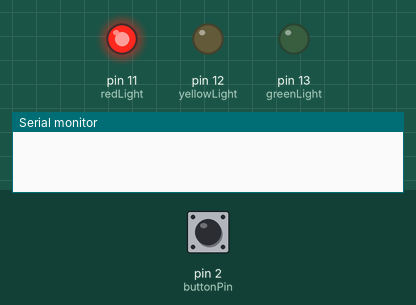
The sketch below on a simulated Arduino Uno, built with avr-gcc and run on an emulated ATmega328P. Shown: output pins drawn as LEDs (lit = HIGH), the last lines printed to the serial monitor. The test bench sets the inputs (shaded band); at power-on: pin 2 (buttonPin) HIGH.

Above: at 1.2 s.
1.3 s: pin 2 (buttonPin) pulled LOW for 0.15 s
At 5.3 s:
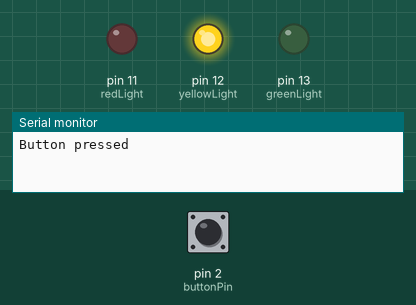
At 8.0 s:
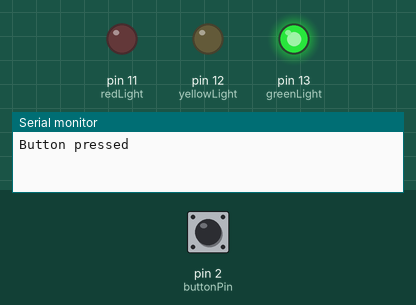
Timing chart, 0 to 18.5 s (numbered marks = the images above; inputs shaded):
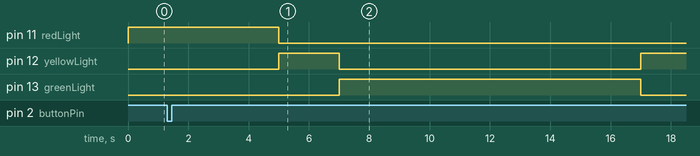

The sketch:

master.ino
```cpp
#include <Wire.h>

// Pin definitions
int redLight = 11;
int yellowLight = 12;
int greenLight = 13;
int buttonPin = 2;

// State variables
volatile int buttonPressed = 0; // Marked as volatile for use in interrupt
int flag = 0;

// State constants for traffic light sequence
const int TRAFFIC_RED = 0;
const int TRAFFIC_YELLOW_AFTER_RED = 1;
const int TRAFFIC_GREEN = 2;
const int TRAFFIC_YELLOW_AFTER_GREEN = 3;
const int WAIT_FOR_PEDESTRIAN = 4;

void setup() {
  Wire.begin();  // Join I2C bus as master
  Serial.begin(9600);
  pinMode(redLight, OUTPUT);
  pinMode(yellowLight, OUTPUT);
  pinMode(greenLight, OUTPUT);
  pinMode(buttonPin, INPUT_PULLUP);  // Button input with internal pull-up

  // Attach interrupt to button pin
  attachInterrupt(digitalPinToInterrupt(buttonPin), handleButtonPress, RISING);
}

void loop() {


  switch (flag) {
    case TRAFFIC_RED: // Red Light (Traffic)
      digitalWrite(redLight, HIGH);
      digitalWrite(yellowLight, LOW);
      digitalWrite(greenLight, LOW);
      delay(5000); // 5 seconds red
      flag = TRAFFIC_YELLOW_AFTER_RED;
      break;

    case TRAFFIC_YELLOW_AFTER_RED: // Yellow Light after Red
      digitalWrite(redLight, LOW);
      digitalWrite(yellowLight, HIGH);
      digitalWrite(greenLight, LOW);
      delay(2000); // 2 seconds yellow
      flag = TRAFFIC_GREEN;
      break;

    case TRAFFIC_GREEN: // Green Light (Traffic)
      digitalWrite(redLight, LOW);
      digitalWrite(yellowLight, LOW);
      digitalWrite(greenLight, HIGH);
      delay(10000); // At least 10 seconds green
      flag = TRAFFIC_YELLOW_AFTER_GREEN;
      break;

    case TRAFFIC_YELLOW_AFTER_GREEN: // Yellow Light after Green
      digitalWrite(yellowLight, HIGH);
      digitalWrite(greenLight, LOW);
      delay(5000); // 5 seconds yellow

      if (buttonPressed == 1) { // If button was pressed
        // Notify Arduino 2 to switch pedestrian light to green
        Serial.println("dost 3ala el zorar");
        Wire.beginTransmission(8);  // Send to Slave with address 8
        Wire.write("G");  // Send signal for pedestrian green
        Wire.endTransmission();
        flag = WAIT_FOR_PEDESTRIAN; // Wait for Arduino 2 response
      } else {
        // Go directly back to TRAFFIC_RED if no button is pressed
        flag = TRAFFIC_RED;
      }
      break;

    case WAIT_FOR_PEDESTRIAN:
      // Pedestrian light is green, wait for Arduino 2 to respond
      digitalWrite(redLight, HIGH);
      digitalWrite(yellowLight, LOW);
      digitalWrite(greenLight, LOW);
      Wire.requestFrom(8, 1);  // Request 1 byte from Slave
      if (Wire.available()) {
        char response = Wire.read();
        if (response == 'R') { // If Arduino 2 signals to resume
          buttonPressed = 0; // Reset button state
          flag = TRAFFIC_RED; // Go back to red light
        }
      }
      break;
  }
}

// Interrupt Service Routine (ISR) for button press
void handleButtonPress() {
  buttonPressed = 1;
  Serial.println("Button pressed");// Set flag when button is pressed
}
```
